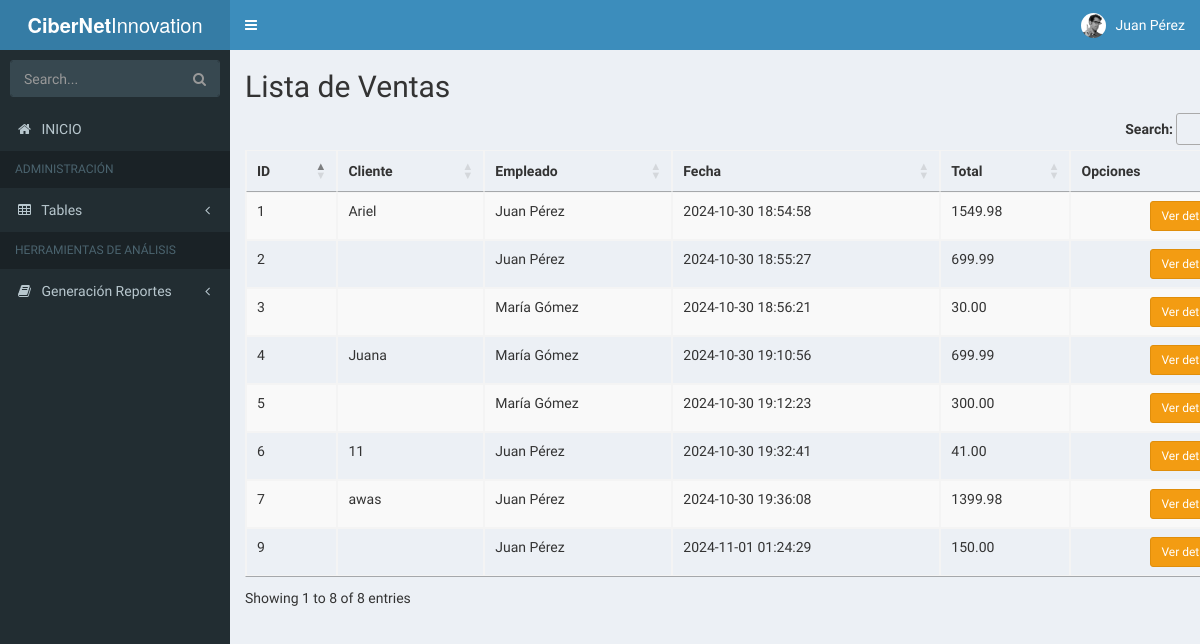
Screenshot of /CiberNet Innovation/app/views/sale/index.php (signed in) with the database file from the repository.
### tables this page shows
CREATE TABLE `sale` (
  `SaleID` int NOT NULL AUTO_INCREMENT,
  `saleDate` timestamp NULL DEFAULT CURRENT_TIMESTAMP,
  `customerName` varchar(100) DEFAULT NULL,
  `saleTotal` decimal(10,2) NOT NULL,
  `UserID` int DEFAULT NULL,
  PRIMARY KEY (`SaleID`),
  KEY `UserID` (`UserID`),
  CONSTRAINT `sale_ibfk_1` FOREIGN KEY (`UserID`) REFERENCES `user` (`UserID`)
);

CREATE TABLE `user` (
  `UserID` int NOT NULL AUTO_INCREMENT,
  `userName` varchar(100) NOT NULL,
  `userGender` varchar(50) NOT NULL,
  `userNickname` varchar(100) NOT NULL,
  `userEmail` varchar(100) NOT NULL,
  `userPassword` varchar(900) NOT NULL,
  `RolID` int DEFAULT NULL,
  PRIMARY KEY (`UserID`),
  UNIQUE KEY `userName` (`userName`),
  UNIQUE KEY `userNickname` (`userNickname`),
  UNIQUE KEY `userEmail` (`userEmail`),
  KEY `RolID` (`RolID`),
  CONSTRAINT `user_ibfk_1` FOREIGN KEY (`RolID`) REFERENCES `rol` (`RolID`)
);

### CiberNet Innovation/app/controllers/SaleController.php (called while the page is built, shortened)
<?php
require_once(dirname(__FILE__) . "/../../core/database.php");
require_once(dirname(__FILE__) . "/../models/SaleModel.php");
class SaleController
{
    private $sale;
    public function __construct()
    {
        $database = new Database();
        $this->db = $database->getConnection();
        $this->sale = new SaleModel($this->db);
    }
    public function index()
    {
        $result = $this->sale->getSales();
        $sales = $result->fetchAll(PDO::FETCH_ASSOC);
        include(dirname(__FILE__) . '/../views/sale/saleList.php');
    }
}

### CiberNet Innovation/app/views/sale/index.php (called while the page is built, shortened)
<?php
require_once __DIR__ . '/../../../app/controllers/SaleController.php';
$action = isset($_GET['action']) ? $_GET['action'] : '';
$controller = new SaleController();
switch ($action) {
    default:
        $controller->index();
        break;
}

### CiberNet Innovation/core/database.php (called while the page is built, shortened)
<?php
class Database
{
    public function getConnection()
    {
        $this->conn = null;
        try {
            $this->conn = new PDO(
                "mysql:host=" . Config::HOST . ";dbname=" . Config::DATABASE,
                Config::USER,
                Config::PASSWORD
            );
            $this->conn->exec("set names utf8");
        } catch (PDOException $ex) {
            echo "Connection error: " . $ex->getMessage();
            die();
        }
        return $this->conn;
    }
}

### CiberNet Innovation/app/models/SaleModel.php (called while the page is built, shortened)
<?php
class SaleModel
{
    private $conn;
    public function __construct($db)
    {
        $this->conn = $db;
    }
    public function getSales()
    {
        $query = "CALL sp_SelectSales();";
        $result = $this->conn->prepare($query);
        $result->execute();
        return $result;
    }
}

### CiberNet Innovation/app/views/sale/saleList.php (the view, shortened to what this page needs)
<?php
include '../templates/header.php';
?>
<div class="container">
    <div class="card mt-5 p-4">
        <h2 class="mb-4">Lista de Ventas</h2>
        <div class="table-responsive">
            <table id="exportTable" class="table table-striped table-bordered">
                <thead class="table-dark">
                    <tr>
                        <th scope="col">ID</th>
                        <th scope="col">Cliente</th>
                        <th scope="col">Empleado</th>
                        <th scope="col">Fecha</th>
                        <th scope="col">Total</th>
                        <th scope="col" class="text-center">Opciones</th>
                    </tr>
                </thead>
                <tbody>
                    <?php foreach ($sales as $sale) : ?>
                        <tr>
                            <td><?= htmlspecialchars($sale['SaleID']); ?></td>
                            <td><?= htmlspecialchars($sale['customerName']); ?></td>
                            <td><?= htmlspecialchars($sale['userName']); ?></td>
                            <td><?= htmlspecialchars($sale['saleDate']); ?></td>
                            <td><?= htmlspecialchars($sale['saleTotal']); ?></td>
                            <td class="text-center">
                                <a href="?action=details&id=<?= $sale['SaleID'] ?>" class="btn btn-warning btn-sm">Ver detalles</a>
                            </td>
                        </tr>
                    <?php endforeach; ?>
                </tbody>
            </table>
        </div>
    </div>
</div>
<?php include '../templates/footer.php'; ?>

### rows the page displays
sale: SaleID "1", customerName "Ariel", UserID.userName "Juan Pérez", saleDate "2024-10-30 18:54:58", saleTotal "1549.98"
sale: SaleID "2", UserID.userName "Juan Pérez", saleDate "2024-10-30 18:55:27", saleTotal "699.99"
sale: SaleID "3", UserID.userName "María Gómez", saleDate "2024-10-30 18:56:21", saleTotal "30.00"
sale: SaleID "4", customerName "Juana", UserID.userName "María Gómez", saleDate "2024-10-30 19:10:56", saleTotal "699.99"
sale: SaleID "5", UserID.userName "María Gómez", saleDate "2024-10-30 19:12:23", saleTotal "300.00"
sale: SaleID "6", customerName "11", UserID.userName "Juan Pérez", saleDate "2024-10-30 19:32:41", saleTotal "41.00"
sale: SaleID "7", customerName "awas", UserID.userName "Juan Pérez", saleDate "2024-10-30 19:36:08", saleTotal "1399.98"
sale: SaleID "9", UserID.userName "Juan Pérez", saleDate "2024-11-01 01:24:29", saleTotal "150.00"

### other values shown
$_SESSION["userName"] "Juan Pérez"
